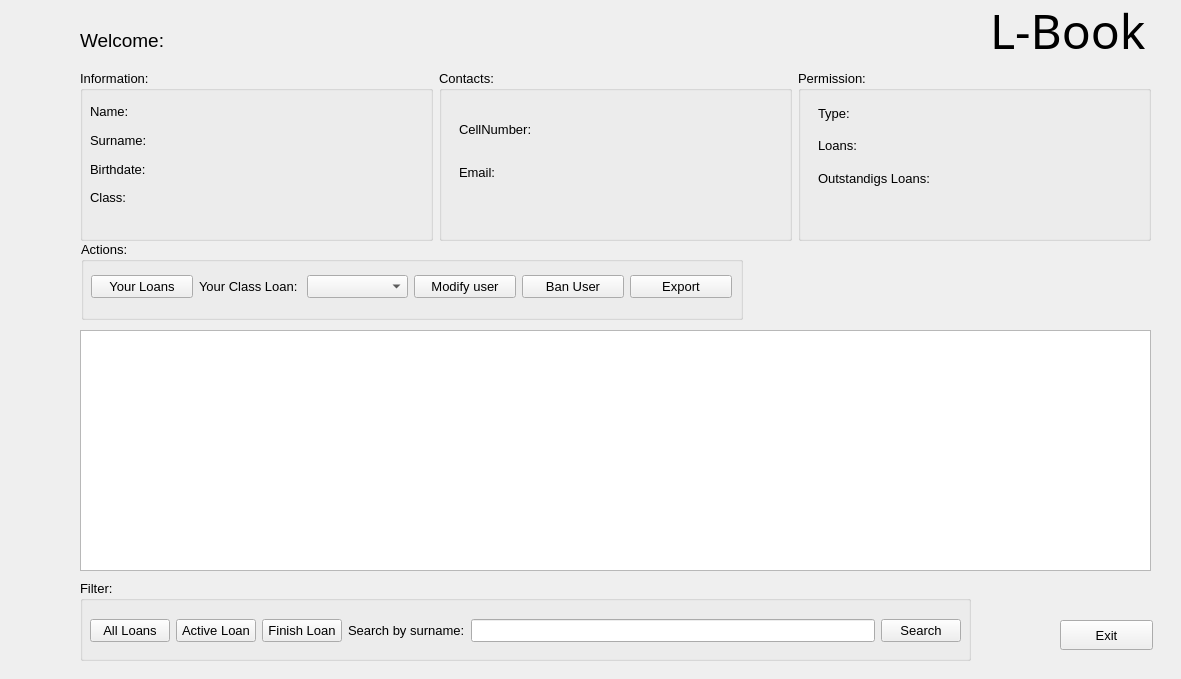
<?xml version="1.0" encoding="UTF-8"?>
<ui version="4.0">
 <class>showUser</class>
 <widget class="QWidget" name="showUser">
  <property name="geometry">
   <rect>
    <x>0</x>
    <y>0</y>
    <width>1181</width>
    <height>679</height>
   </rect>
  </property>
  <property name="windowTitle">
   <string>Form</string>
  </property>
  <widget class="QWidget" name="layoutWidget_1">
   <property name="geometry">
    <rect>
     <x>80</x>
     <y>70</y>
     <width>1071</width>
     <height>171</height>
    </rect>
   </property>
   <layout class="QHBoxLayout" name="horizontalLayout">
    <item>
     <widget class="QGroupBox" name="groupBox_2">
      <property name="font">
       <font>
        <pointsize>10</pointsize>
       </font>
      </property>
      <property name="title">
       <string>Information:</string>
      </property>
      <widget class="QWidget" name="layoutWidget_2">
       <property name="geometry">
        <rect>
         <x>10</x>
         <y>30</y>
         <width>291</width>
         <height>109</height>
        </rect>
       </property>
       <layout class="QHBoxLayout" name="horizontalLayout_2">
        <item>
         <layout class="QVBoxLayout" name="verticalLayout">
          <property name="sizeConstraint">
           <enum>QLayout::SetDefaultConstraint</enum>
          </property>
          <item>
           <widget class="QLabel" name="label_3">
            <property name="maximumSize">
             <size>
              <width>100</width>
              <height>16777215</height>
             </size>
            </property>
            <property name="font">
             <font>
              <pointsize>10</pointsize>
             </font>
            </property>
            <property name="text">
             <string>Name:</string>
            </property>
            <property name="textInteractionFlags">
             <set>Qt::NoTextInteraction</set>
            </property>
           </widget>
          </item>
          <item>
           <widget class="QLabel" name="label_4">
            <property name="maximumSize">
             <size>
              <width>100</width>
              <height>16777215</height>
             </size>
            </property>
            <property name="font">
             <font>
              <pointsize>10</pointsize>
             </font>
            </property>
            <property name="text">
             <string>Surname:</string>
            </property>
            <property name="textInteractionFlags">
             <set>Qt::NoTextInteraction</set>
            </property>
           </widget>
          </item>
          <item>
           <widget class="QLabel" name="label_2">
            <property name="maximumSize">
             <size>
              <width>100</width>
              <height>16777215</height>
             </size>
            </property>
            <property name="font">
             <font>
              <pointsize>10</pointsize>
             </font>
            </property>
            <property name="text">
             <string>Birthdate:</string>
            </property>
            <property name="textInteractionFlags">
             <set>Qt::NoTextInteraction</set>
            </property>
           </widget>
          </item>
          <item>
           <widget class="QLabel" name="label_5">
            <property name="maximumSize">
             <size>
              <width>100</width>
              <height>16777215</height>
             </size>
            </property>
            <property name="font">
             <font>
              <pointsize>10</pointsize>
             </font>
            </property>
            <property name="text">
             <string>Class:</string>
            </property>
            <property name="textInteractionFlags">
             <set>Qt::NoTextInteraction</set>
            </property>
           </widget>
          </item>
         </layout>
        </item>
        <item>
         <layout class="QVBoxLayout" name="verticalLayout_2">
          <item>
           <widget class="QLabel" name="nameLabel">
            <property name="font">
             <font>
              <pointsize>10</pointsize>
             </font>
            </property>
            <property name="text">
             <string/>
            </property>
            <property name="textInteractionFlags">
             <set>Qt::NoTextInteraction</set>
            </property>
           </widget>
          </item>
          <item>
           <widget class="QLabel" name="surnameLabel">
            <property name="font">
             <font>
              <pointsize>10</pointsize>
             </font>
            </property>
            <property name="text">
             <string/>
            </property>
            <property name="textInteractionFlags">
             <set>Qt::NoTextInteraction</set>
            </property>
           </widget>
          </item>
          <item>
           <widget class="QLabel" name="birthdayLabel">
            <property name="font">
             <font>
              <pointsize>10</pointsize>
             </font>
            </property>
            <property name="text">
             <string/>
            </property>
            <property name="textInteractionFlags">
             <set>Qt::NoTextInteraction</set>
            </property>
           </widget>
          </item>
          <item>
           <widget class="QLabel" name="classLabel">
            <property name="font">
             <font>
              <pointsize>10</pointsize>
             </font>
            </property>
            <property name="text">
             <string/>
            </property>
            <property name="textInteractionFlags">
             <set>Qt::NoTextInteraction</set>
            </property>
           </widget>
          </item>
         </layout>
        </item>
       </layout>
      </widget>
     </widget>
    </item>
    <item>
     <widget class="QGroupBox" name="groupBox_3">
      <property name="font">
       <font>
        <pointsize>10</pointsize>
       </font>
      </property>
      <property name="title">
       <string>Contacts:</string>
      </property>
      <widget class="QWidget" name="layoutWidget_3">
       <property name="geometry">
        <rect>
         <x>20</x>
         <y>40</y>
         <width>281</width>
         <height>81</height>
        </rect>
       </property>
       <layout class="QHBoxLayout" name="horizontalLayout_3">
        <item>
         <layout class="QVBoxLayout" name="verticalLayout_3">
          <item>
           <widget class="QLabel" name="label_6">
            <property name="font">
             <font>
              <pointsize>10</pointsize>
             </font>
            </property>
            <property name="text">
             <string>CellNumber:</string>
            </property>
            <property name="textInteractionFlags">
             <set>Qt::NoTextInteraction</set>
            </property>
           </widget>
          </item>
          <item>
           <widget class="QLabel" name="label_7">
            <property name="font">
             <font>
              <pointsize>10</pointsize>
             </font>
            </property>
            <property name="text">
             <string>Email:</string>
            </property>
            <property name="textInteractionFlags">
             <set>Qt::NoTextInteraction</set>
            </property>
           </widget>
          </item>
         </layout>
        </item>
        <item>
         <layout class="QVBoxLayout" name="verticalLayout_4">
          <item>
           <widget class="QLabel" name="cellLabel">
            <property name="font">
             <font>
              <pointsize>10</pointsize>
             </font>
            </property>
            <property name="text">
             <string/>
            </property>
            <property name="textInteractionFlags">
             <set>Qt::NoTextInteraction</set>
            </property>
           </widget>
          </item>
          <item>
           <widget class="QLabel" name="mailLabel">
            <property name="font">
             <font>
              <pointsize>10</pointsize>
             </font>
            </property>
            <property name="text">
             <string/>
            </property>
            <property name="textInteractionFlags">
             <set>Qt::NoTextInteraction</set>
            </property>
           </widget>
          </item>
         </layout>
        </item>
       </layout>
      </widget>
     </widget>
    </item>
    <item>
     <widget class="QGroupBox" name="groupBox_4">
      <property name="font">
       <font>
        <pointsize>10</pointsize>
       </font>
      </property>
      <property name="title">
       <string>Permission:</string>
      </property>
      <widget class="QWidget" name="layoutWidget_4">
       <property name="geometry">
        <rect>
         <x>20</x>
         <y>30</y>
         <width>271</width>
         <height>91</height>
        </rect>
       </property>
       <layout class="QHBoxLayout" name="horizontalLayout_4">
        <item>
         <layout class="QVBoxLayout" name="verticalLayout_5">
          <item>
           <widget class="QLabel" name="label_8">
            <property name="font">
             <font>
              <pointsize>10</pointsize>
             </font>
            </property>
            <property name="text">
             <string>Type:</string>
            </property>
            <property name="textInteractionFlags">
             <set>Qt::NoTextInteraction</set>
            </property>
           </widget>
          </item>
          <item>
           <widget class="QLabel" name="label_9">
            <property name="font">
             <font>
              <pointsize>10</pointsize>
             </font>
            </property>
            <property name="text">
             <string>Loans:</string>
            </property>
            <property name="textInteractionFlags">
             <set>Qt::NoTextInteraction</set>
            </property>
           </widget>
          </item>
          <item>
           <widget class="QLabel" name="label_10">
            <property name="font">
             <font>
              <pointsize>10</pointsize>
             </font>
            </property>
            <property name="text">
             <string>Outstandigs Loans:</string>
            </property>
            <property name="textInteractionFlags">
             <set>Qt::NoTextInteraction</set>
            </property>
           </widget>
          </item>
         </layout>
        </item>
        <item>
         <layout class="QVBoxLayout" name="verticalLayout_6">
          <item>
           <widget class="QLabel" name="typeLabel">
            <property name="font">
             <font>
              <pointsize>10</pointsize>
             </font>
            </property>
            <property name="text">
             <string/>
            </property>
            <property name="textInteractionFlags">
             <set>Qt::NoTextInteraction</set>
            </property>
           </widget>
          </item>
          <item>
           <widget class="QLabel" name="loansLabel">
            <property name="text">
             <string/>
            </property>
            <property name="textInteractionFlags">
             <set>Qt::NoTextInteraction</set>
            </property>
           </widget>
          </item>
          <item>
           <widget class="QLabel" name="lockedLabel">
            <property name="font">
             <font>
              <pointsize>10</pointsize>
             </font>
            </property>
            <property name="text">
             <string/>
            </property>
            <property name="textInteractionFlags">
             <set>Qt::NoTextInteraction</set>
            </property>
           </widget>
          </item>
         </layout>
        </item>
       </layout>
      </widget>
     </widget>
    </item>
   </layout>
  </widget>
  <widget class="QTableWidget" name="tableWidget">
   <property name="geometry">
    <rect>
     <x>80</x>
     <y>330</y>
     <width>1071</width>
     <height>241</height>
    </rect>
   </property>
   <property name="cursor" stdset="0">
    <cursorShape>PointingHandCursor</cursorShape>
   </property>
  </widget>
  <widget class="QPushButton" name="ExitButton">
   <property name="geometry">
    <rect>
     <x>1060</x>
     <y>620</y>
     <width>93</width>
     <height>30</height>
    </rect>
   </property>
   <property name="font">
    <font>
     <pointsize>10</pointsize>
    </font>
   </property>
   <property name="text">
    <string>Exit</string>
   </property>
  </widget>
  <widget class="QGroupBox" name="actionsBox">
   <property name="geometry">
    <rect>
     <x>81</x>
     <y>241</y>
     <width>662</width>
     <height>79</height>
    </rect>
   </property>
   <property name="font">
    <font>
     <pointsize>10</pointsize>
    </font>
   </property>
   <property name="title">
    <string>Actions:</string>
   </property>
   <widget class="QWidget" name="layoutWidget_5">
    <property name="geometry">
     <rect>
      <x>10</x>
      <y>20</y>
      <width>641</width>
      <height>51</height>
     </rect>
    </property>
    <layout class="QHBoxLayout" name="horizontalLayout_5">
     <item>
      <widget class="QPushButton" name="loanButton">
       <property name="text">
        <string>Your Loans</string>
       </property>
      </widget>
     </item>
     <item>
      <widget class="QLabel" name="yourClassLabel">
       <property name="maximumSize">
        <size>
         <width>150</width>
         <height>16777215</height>
        </size>
       </property>
       <property name="text">
        <string>Your Class Loan:</string>
       </property>
       <property name="textInteractionFlags">
        <set>Qt::NoTextInteraction</set>
       </property>
      </widget>
     </item>
     <item>
      <widget class="QComboBox" name="comboBox"/>
     </item>
     <item>
      <widget class="QPushButton" name="modifyButton">
       <property name="font">
        <font>
         <pointsize>10</pointsize>
        </font>
       </property>
       <property name="text">
        <string>Modify user</string>
       </property>
      </widget>
     </item>
     <item>
      <widget class="QPushButton" name="banButton">
       <property name="font">
        <font>
         <pointsize>10</pointsize>
        </font>
       </property>
       <property name="text">
        <string>Ban User</string>
       </property>
      </widget>
     </item>
     <item>
      <widget class="QPushButton" name="exportButton">
       <property name="font">
        <font>
         <pointsize>10</pointsize>
        </font>
       </property>
       <property name="text">
        <string>Export</string>
       </property>
      </widget>
     </item>
    </layout>
   </widget>
  </widget>
  <widget class="QGroupBox" name="groupBox_5">
   <property name="geometry">
    <rect>
     <x>80</x>
     <y>580</y>
     <width>891</width>
     <height>81</height>
    </rect>
   </property>
   <property name="maximumSize">
    <size>
     <width>16777215</width>
     <height>16777215</height>
    </size>
   </property>
   <property name="font">
    <font>
     <pointsize>10</pointsize>
    </font>
   </property>
   <property name="title">
    <string>Filter:</string>
   </property>
   <widget class="QWidget" name="layoutWidget_6">
    <property name="geometry">
     <rect>
      <x>10</x>
      <y>20</y>
      <width>871</width>
      <height>61</height>
     </rect>
    </property>
    <layout class="QHBoxLayout" name="horizontalLayout_6">
     <item>
      <widget class="QPushButton" name="AllButton">
       <property name="font">
        <font>
         <pointsize>10</pointsize>
        </font>
       </property>
       <property name="text">
        <string>All Loans</string>
       </property>
      </widget>
     </item>
     <item>
      <widget class="QPushButton" name="activeButton">
       <property name="font">
        <font>
         <pointsize>10</pointsize>
        </font>
       </property>
       <property name="text">
        <string>Active Loan</string>
       </property>
      </widget>
     </item>
     <item>
      <widget class="QPushButton" name="finishButton">
       <property name="font">
        <font>
         <pointsize>10</pointsize>
        </font>
       </property>
       <property name="text">
        <string>Finish Loan</string>
       </property>
      </widget>
     </item>
     <item>
      <widget class="QLabel" name="searchLabel">
       <property name="text">
        <string>Search by surname:</string>
       </property>
       <property name="textInteractionFlags">
        <set>Qt::NoTextInteraction</set>
       </property>
      </widget>
     </item>
     <item>
      <widget class="QLineEdit" name="surnameEdit"/>
     </item>
     <item>
      <widget class="QPushButton" name="searchButton">
       <property name="text">
        <string>Search</string>
       </property>
      </widget>
     </item>
    </layout>
   </widget>
  </widget>
  <widget class="QLabel" name="logoLabel">
   <property name="geometry">
    <rect>
     <x>990</x>
     <y>0</y>
     <width>181</width>
     <height>61</height>
    </rect>
   </property>
   <property name="font">
    <font>
     <family>A Charming Font Expanded</family>
     <pointsize>36</pointsize>
    </font>
   </property>
   <property name="text">
    <string>L-Book</string>
   </property>
   <property name="textInteractionFlags">
    <set>Qt::NoTextInteraction</set>
   </property>
  </widget>
  <widget class="QWidget" name="">
   <property name="geometry">
    <rect>
     <x>80</x>
     <y>20</y>
     <width>461</width>
     <height>41</height>
    </rect>
   </property>
   <layout class="QHBoxLayout" name="horizontalLayout_7">
    <item>
     <widget class="QLabel" name="label">
      <property name="font">
       <font>
        <pointsize>14</pointsize>
       </font>
      </property>
      <property name="text">
       <string>Welcome:</string>
      </property>
      <property name="textInteractionFlags">
       <set>Qt::NoTextInteraction</set>
      </property>
     </widget>
    </item>
    <item>
     <widget class="QLabel" name="usernameLabel">
      <property name="font">
       <font>
        <pointsize>14</pointsize>
       </font>
      </property>
      <property name="text">
       <string/>
      </property>
     </widget>
    </item>
   </layout>
  </widget>
  <zorder>tableWidget</zorder>
  <zorder>ExitButton</zorder>
  <zorder>actionsBox</zorder>
  <zorder>groupBox_5</zorder>
  <zorder>logoLabel</zorder>
  <zorder>usernameLabel</zorder>
 </widget>
 <resources/>
 <connections/>
</ui>
